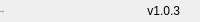
            <widget class="QFrame" name="bottomBar">
             <property name="minimumSize">
              <size>
               <width>0</width>
               <height>22</height>
              </size>
             </property>
             <property name="maximumSize">
              <size>
               <width>16777215</width>
               <height>22</height>
              </size>
             </property>
             <property name="frameShape">
              <enum>QFrame::NoFrame</enum>
             </property>
             <property name="frameShadow">
              <enum>QFrame::Raised</enum>
             </property>
             <layout class="QHBoxLayout" name="horizontalLayout_5">
              <property name="spacing">
               <number>0</number>
              </property>
              <property name="leftMargin">
               <number>0</number>
              </property>
              <property name="topMargin">
               <number>0</number>
              </property>
              <property name="rightMargin">
               <number>0</number>
              </property>
              <property name="bottomMargin">
               <number>0</number>
              </property>
              <item>
               <widget class="QLabel" name="creditsLabel">
                <property name="maximumSize">
                 <size>
                  <width>16777215</width>
                  <height>16</height>
                 </size>
                </property>
                <property name="font">
                 <font>
                  <family>Microsoft YaHei UI</family>
                  <pointsize>-1</pointsize>
                  <italic>false</italic>
                  <bold>false</bold>
                 </font>
                </property>
                <property name="text">
                 <string>By: 小菜</string>
                </property>
                <property name="alignment">
                 <set>Qt::AlignLeading|Qt::AlignLeft|Qt::AlignVCenter</set>
                </property>
               </widget>
              </item>
              <item>
               <widget class="QLabel" name="version">
                <property name="text">
                 <string>v1.0.3</string>
                </property>
                <property name="alignment">
                 <set>Qt::AlignRight|Qt::AlignTrailing|Qt::AlignVCenter</set>
                </property>
               </widget>
              </item>
              <item>
               <widget class="QFrame" name="frame_size_grip">
                <property name="minimumSize">
                 <size>
                  <width>20</width>
                  <height>0</height>
                 </size>
                </property>
                <property name="maximumSize">
                 <size>
                  <width>20</width>
                  <height>16777215</height>
                 </size>
                </property>
                <property name="frameShape">
                 <enum>QFrame::NoFrame</enum>
                </property>
                <property name="frameShadow">
                 <enum>QFrame::Raised</enum>
                </property>
               </widget>
              </item>
             </layout>
            </widget>
